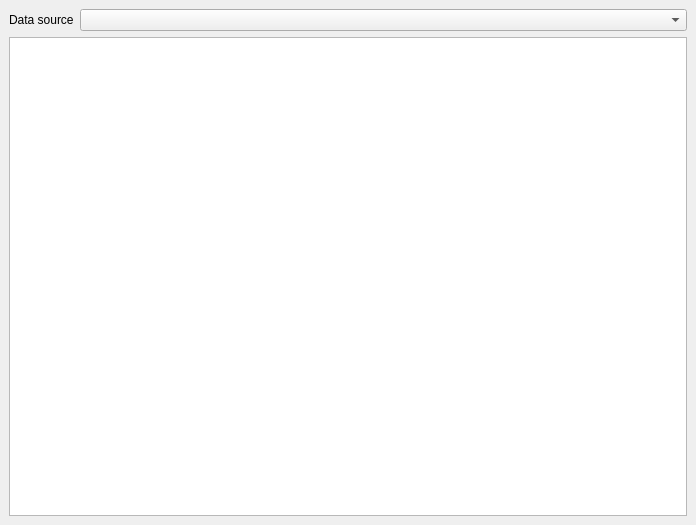
<ui version="4.0" >
 <class>RelationsConfig</class>
 <widget class="QWidget" name="RelationsConfig" >
  <property name="geometry" >
   <rect>
    <x>0</x>
    <y>0</y>
    <width>696</width>
    <height>525</height>
   </rect>
  </property>
  <property name="windowTitle" >
   <string>RelationsConfig</string>
  </property>
  <layout class="QVBoxLayout" >
   <property name="margin" >
    <number>9</number>
   </property>
   <property name="spacing" >
    <number>6</number>
   </property>
   <item>
    <layout class="QHBoxLayout" >
     <property name="margin" >
      <number>0</number>
     </property>
     <property name="spacing" >
      <number>6</number>
     </property>
     <item>
      <widget class="QLabel" name="label" >
       <property name="sizePolicy" >
        <sizepolicy>
         <hsizetype>1</hsizetype>
         <vsizetype>5</vsizetype>
         <horstretch>0</horstretch>
         <verstretch>0</verstretch>
        </sizepolicy>
       </property>
       <property name="text" >
        <string>Data source</string>
       </property>
      </widget>
     </item>
     <item>
      <widget class="QComboBox" name="source" >
       <property name="sizePolicy" >
        <sizepolicy>
         <hsizetype>3</hsizetype>
         <vsizetype>0</vsizetype>
         <horstretch>0</horstretch>
         <verstretch>0</verstretch>
        </sizepolicy>
       </property>
      </widget>
     </item>
    </layout>
   </item>
   <item>
    <widget class="QTreeView" name="relations" />
   </item>
  </layout>
 </widget>
 <resources/>
 <connections/>
</ui>
